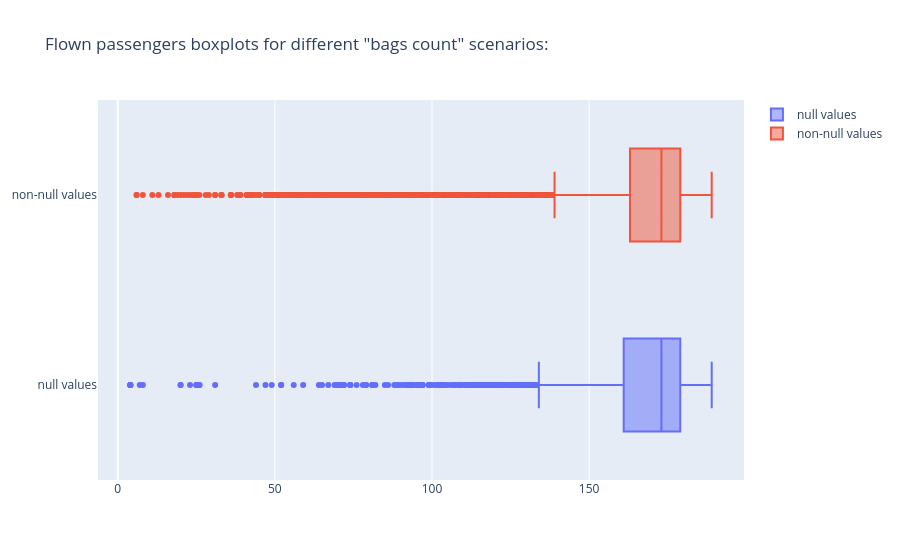

The code cell stored with this chart in its notebook:
### Markdown cell above
Well, the sudden spike for the null values in the first histogram explains the thickness of lines in the null values matrix. We see, that when we have information about flight bags weight without having information about bags count, it usually occurs for low-weight cases. 

There is no such pattern in the reverse case.

Now, let's test a hypothesis: 
We want to check if those null values are in reality zeros, we might have an idea like this because the minimal value is one bag on the deck. If there are few flown passengers for null columns, it might be true.

### Code cell
null_bags_comparsion = go.Figure()

null_bags_comparsion.add_trace(go.Box(
    x=df[df['BagsCount'].isnull()]['FLownPassengers'],
    name='null values'
))

null_bags_comparsion.add_trace(go.Box(
    x=df_no_null_bags['FLownPassengers'],
    name='non-null values'
))

null_bags_comparsion.update_layout(title='Flown passengers boxplots for different "bags count" scenarios:')

### Figure 1 — Plotly figure (JSON) as saved in the notebook; plotly's stock layout.template omitted (floating-point values rounded to 4 significant figures; data arrays with more than 128 entries replaced by an {"elided": "..."} marker saying what was removed)
{"data": [{"name": "null values", "type": "box", "x": {"elided": "2452 float values"}}, {"name": "non-null values", "type": "box", "x": {"elided": "29157 float values"}}], "layout": {"title": {"text": "Flown passengers boxplots for different \"bags count\" scenarios:"}}}
